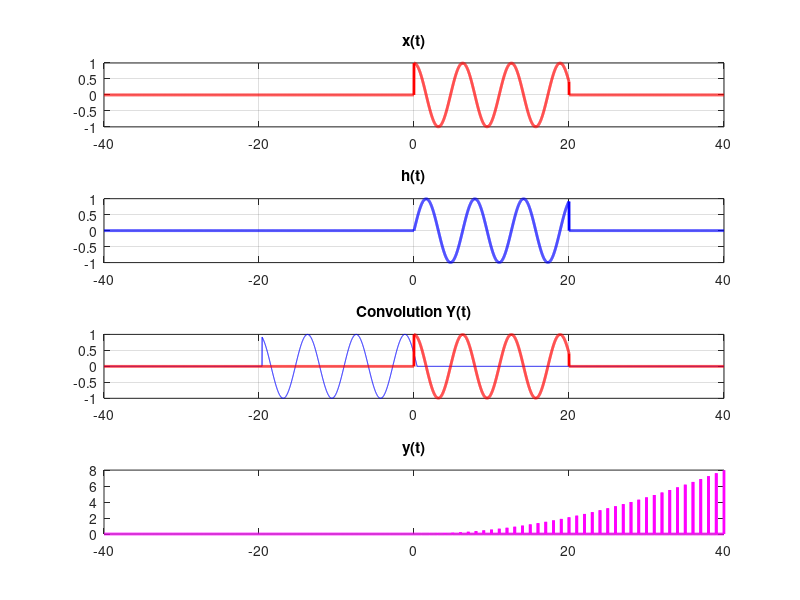

MATLAB code to generate this figure:
clc;
close all;
x1=0; x2=20;
h1=0; h2=20;
xi1=x1+h1;
xi2=x2+h2;
if xi1>xi2
    t=-ceil(xi1):0.01:ciel(xi1);
elseif xi2>xi1
    t=-ceil(xi2):0.01:ceil(xi2);
end
x=cos(t); %i/p signal
h=sin(t); %impulse response
X=zeros(1,length(t));
H=zeros(1,length(t));
H(t<=h2 & t>=h1)=h(t<=h2 & t>=h1); %fitting in range of h
X(t>=x1 & t<=x2)=x(t>=x1 & t<=x2); %fitting in range of x
subplot(4,1,1);
plot(t,X,'r','linewidth',2); grid on; %plotting x(t)
title('x(t)');
subplot(4,1,2);
plot(t,H,'b','linewidth',2); grid on; %plotting h(t)
title('h(t)');
Y=zeros(1,length(t));
for i=xi1:xi2
    H1=fliplr(H); %flipping about vertical axis
    H1=circshift(H1,[0,i]); %Shifting
    a=H1.*X; %Scaling
    Y(t==i)=sum(a);
    subplot(4,1,3);
plot(t,H1,'b',t,X,'r','linewidth',2); grid on;
title('Convolution Y(t)');
subplot(4,1,4);
plot(t,Y,'m','linewidth',2);
title('y(t)');
pause(0.2);
end